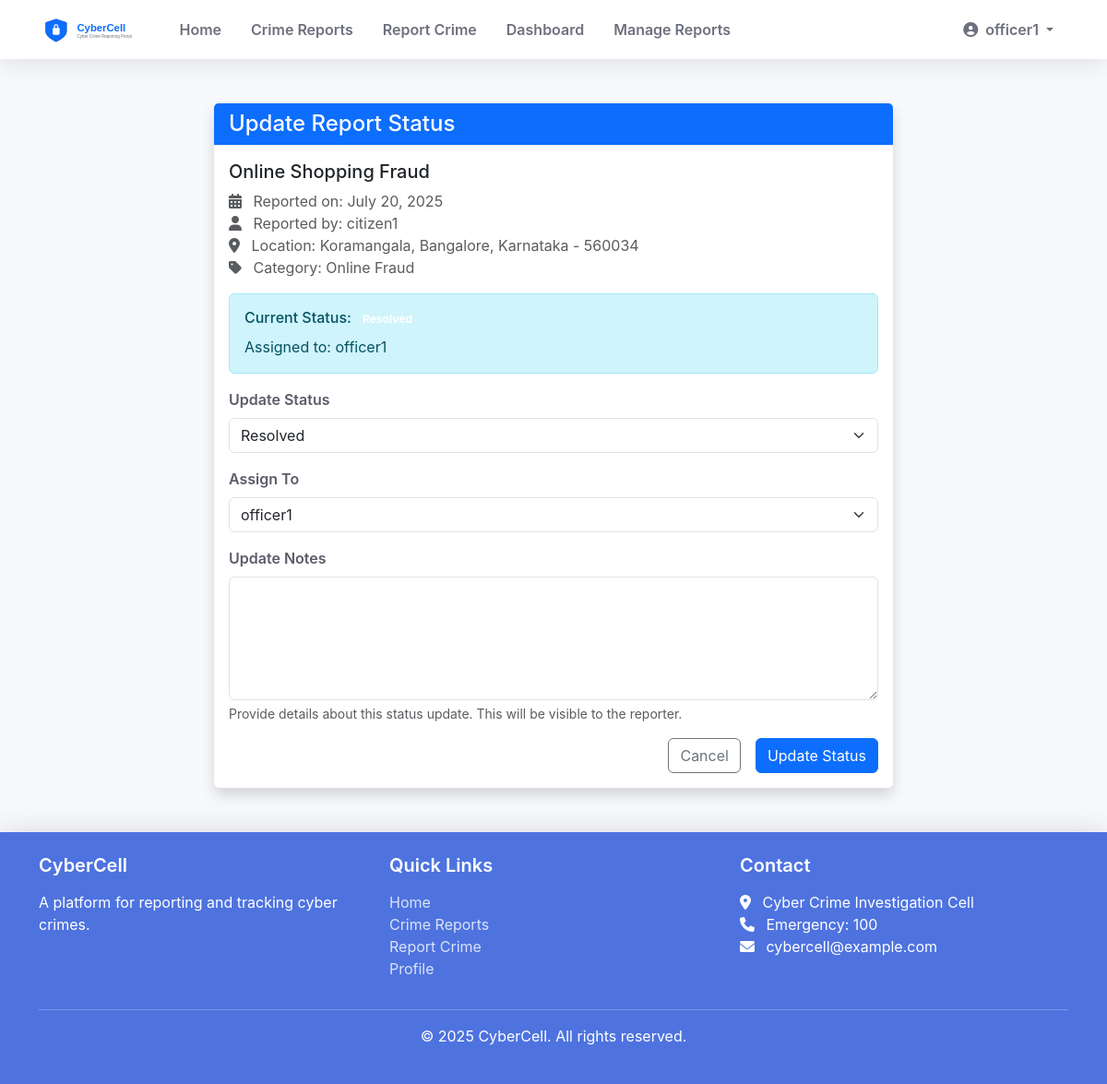
/update-report/3/ (signed in), run on the app's committed database.
### crime_report/models.py (models this page shows, shortened)
class CrimeReport(models.Model):
    STATUS_CHOICES = (
        ('pending', 'Pending'),
        ('investigating', 'Under Investigation'),
        ('resolved', 'Resolved'),
        ('closed', 'Closed'),
    )
    title = models.CharField(max_length=200)
    description = models.TextField()
    date_of_crime = models.DateField()
    time_of_crime = models.TimeField(null=True, blank=True)
    location = models.ForeignKey(Location, on_delete=models.CASCADE)
    category = models.ForeignKey(CrimeCategory, on_delete=models.CASCADE)
    reported_by = models.ForeignKey(User, on_delete=models.CASCADE, related_name='reported_crimes')
    reported_on = models.DateTimeField(default=timezone.now)
    status = models.CharField(max_length=20, choices=STATUS_CHOICES, default='pending')
    evidence_file = models.FileField(
        upload_to='evidence/',
        null=True,
        blank=True,
        validators=[validate_file_extension, validate_file_size, validate_file_content]
    )
    assigned_to = models.ForeignKey(
        User,
        on_delete=models.SET_NULL,
        null=True,
        blank=True,
        related_name='assigned_crimes',
        limit_choices_to={'profile__user_type__in': ['police', 'admin']}
    )
    def can_update_status(self, user):
        """Check if user can update the status"""
        return user.profile.user_type in ['police', 'admin']
    class Meta:
        ordering = ['-reported_on']
        permissions = [
            ("can_assign_cases", "Can assign cases to officers"),
            ("can_update_status", "Can update case status"),
            ("can_view_all_cases", "Can view all cases"),
        ]

class Location(models.Model):
    city = models.CharField(max_length=100)
    state = models.CharField(max_length=100)
    area = models.CharField(max_length=100)
    pincode = models.CharField(
        max_length=10,
        validators=[RegexValidator(
            regex=r'^\d{6}$',
            message='Pincode must be 6 digits'
        )]
    )
    def __str__(self):
        return f"{self.area}, {self.city}, {self.state} - {self.pincode}"
    class Meta:
        ordering = ['state', 'city', 'area']
        unique_together = ['city', 'state', 'area', 'pincode']

class CrimeCategory(models.Model):
    name = models.CharField(max_length=100, unique=True)
    description = models.TextField(blank=True, null=True)
    class Meta:
        verbose_name_plural = "Crime Categories"
        ordering = ['name']

### crime_report/views.py (the view)
# urls.py: path('update-report/<int:pk>/', views.update_report_status, name='update_report_status'),
@login_required
@police_or_admin_required
def update_report_status(request, pk):
    crime = get_object_or_404(CrimeReport, pk=pk)
    update_only = request.GET.get('update_only') == 'true'
    if request.method == 'POST':
        with transaction.atomic():
            if update_only:
                update_form = CrimeUpdateForm(request.POST)
                if update_form.is_valid():
                    update = update_form.save(commit=False)
                    update.crime_report = crime
                    update.updated_by = request.user
                    update.save()
                    messages.success(request, 'Case update added successfully!')
                    return redirect('crime_detail', pk=pk)
            else:
                status_form = CrimeStatusUpdateForm(request.POST, instance=crime)
                update_form = CrimeUpdateForm(request.POST)
                if status_form.is_valid() and update_form.is_valid():
                    status_form.save()
                    update = update_form.save(commit=False)
                    update.crime_report = crime
                    update.updated_by = request.user
                    update.save()
                    messages.success(request, 'Report status and update added successfully!')
                    return redirect('crime_detail', pk=pk)
    else:
        status_form = CrimeStatusUpdateForm(instance=crime)
        update_form = CrimeUpdateForm()
    context = {
        'crime': crime,
        'status_form': status_form,
        'update_form': update_form,
        'update_only': update_only
    }
    return render(request, 'crime_report/update_report_status.html', context)

### crime_report/forms.py (shortened to what this page needs)
class CrimeStatusUpdateForm(forms.ModelForm):
    class Meta:
        model = CrimeReport
        fields = ('status', 'assigned_to')
        widgets = {
            'status': forms.Select(attrs={'class': 'form-control'}),
            'assigned_to': forms.Select(attrs={'class': 'form-control'}),
        }
    def __init__(self, *args, **kwargs):
        super().__init__(*args, **kwargs)
        self.fields['assigned_to'].queryset = User.objects.filter(
            profile__user_type__in=['police', 'admin']
        )

class CrimeUpdateForm(forms.ModelForm):
    class Meta:
        model = CrimeUpdate
        fields = ('update_text',)
        widgets = {
            'update_text': forms.Textarea(attrs={'class': 'form-control', 'rows': 3}),
        }

### templates/crime_report/update_report_status.html (shortened to what this page needs)
{% extends 'crime_report/base.html' %}
{% block content %}
<div class="container py-5">
    <div class="row">
        <div class="col-md-8 mx-auto">
            <div class="card shadow">
                <div class="card-header bg-primary text-white">
                    <h4 class="mb-0">Update Report Status</h4>
                </div>
                <div class="card-body">
                    <h5 class="card-title">{{ crime.title }}</h5>
                    <p class="text-muted">
                        <i class="fas fa-calendar-alt me-2"></i> Reported on: {{ crime.reported_on|date:"F d, Y" }}<br>
                        <i class="fas fa-user me-2"></i> Reported by: {{ crime.reported_by.username }}<br>
                        <i class="fas fa-map-marker-alt me-2"></i> Location: {{ crime.location }}<br>
                        <i class="fas fa-tag me-2"></i> Category: {{ crime.category.name }}
                    </p>
                    <div class="alert alert-info">
                        <h6 class="alert-heading">Current Status: <span class="badge bg-{{ crime.status|lower }}">{{ crime.get_status_display }}</span></h6>
                        {% if crime.assigned_to %}
                            <p class="mb-0">Assigned to: {{ crime.assigned_to.username }}</p>
                        {% else %}
                            <p class="mb-0">Not assigned to any officer</p>
                        {% endif %}
                    </div>
                    <form method="post">
                        <div class="mb-3">
                            <label for="id_status" class="form-label">Update Status</label>
                            {{ status_form.status|safe }}
                        </div>
                        <div class="mb-3">
                            <label for="id_assigned_to" class="form-label">Assign To</label>
                            {{ status_form.assigned_to|safe }}
                        </div>
                        <div class="mb-3">
                            <label for="id_update_text" class="form-label">Update Notes</label>
                            {{ update_form.update_text|safe }}
                            <div class="form-text">Provide details about this status update. This will be visible to the reporter.</div>
                        </div>
                        <div class="d-grid gap-2 d-md-flex justify-content-md-end">
                            <a href="{% url 'crime_detail' crime.pk %}" class="btn btn-outline-secondary me-md-2">Cancel</a>
                            <button type="submit" class="btn btn-primary">Update Status</button>
                        </div>
                    </form>
                </div>
            </div>
        </div>
    </div>
</div>
{% endblock %}

### templates/crime_report/base.html (shortened to what this page needs)
<!DOCTYPE html>
<html lang="en">
<head>
    {% load static %}
    <link href="https://cdn.jsdelivr.net/npm/bootstrap@5.3.0-alpha1/dist/css/bootstrap.min.css" rel="stylesheet">
    <link rel="stylesheet" href="https://cdnjs.cloudflare.com/ajax/libs/font-awesome/6.0.0/css/all.min.css">
    <link rel="stylesheet" href="{% static 'css/style.css' %}">
</head>
<body>
    <nav class="navbar navbar-expand-lg navbar-custom">
        <div class="container">
            <a class="navbar-brand" href="{% url 'home' %}">
                <img src="{% static 'img/logo.svg' %}" alt="CyberCell Logo" height="30" class="d-inline-block align-top me-2">
            </a>
            <div class="collapse navbar-collapse" id="navbarNav">
                <ul class="navbar-nav me-auto">
                    <li class="nav-item">
                        <a class="nav-link" href="{% url 'home' %}">Home</a>
                    </li>
                    <li class="nav-item">
                        <a class="nav-link" href="{% url 'crime_list' %}">Crime Reports</a>
                    </li>
                    {% if user.is_authenticated %}
                        <li class="nav-item">
                            <a class="nav-link" href="{% url 'report_crime' %}">Report Crime</a>
                        </li>
                        {% if user.profile.user_type == 'admin' or user.profile.user_type == 'police' %}
                            <li class="nav-item">
                                <a class="nav-link" href="{% url 'admin_dashboard' %}">Dashboard</a>
                            </li>
                            <li class="nav-item">
                                <a class="nav-link" href="{% url 'manage_reports' %}">Manage Reports</a>
                            </li>
                        {% endif %}
                    {% endif %}
                </ul>
                <ul class="navbar-nav">
                    {% if user.is_authenticated %}
                        <li class="nav-item dropdown">
                            <a class="nav-link dropdown-toggle" href="#" id="navbarDropdown" role="button" data-bs-toggle="dropdown">
                                <i class="fas fa-user-circle me-1"></i> {{ user.username }}
                            </a>
                        </li>
                    {% endif %}
                </ul>
            </div>
        </div>
    </nav>
    {% block content %}{% endblock %}
    <footer class="footer">
        <div class="container">
            <div class="row">
                <div class="col-md-4">
                    <h5>CyberCell</h5>
                    <p>A platform for reporting and tracking cyber crimes.</p>
                </div>
                <div class="col-md-4">
                    <h5>Quick Links</h5>
                    <ul class="list-unstyled">
                        <li><a href="{% url 'home' %}">Home</a></li>
                        <li><a href="{% url 'crime_list' %}">Crime Reports</a></li>
                        {% if user.is_authenticated %}
                            <li><a href="{% url 'report_crime' %}">Report Crime</a></li>
                            <li><a href="{% url 'profile' %}">Profile</a></li>
                        {% else %}
                            <li><a href="{% url 'login' %}">Login</a></li>
                            <li><a href="{% url 'register' %}">Register</a></li>
                        {% endif %}
                    </ul>
                </div>
                <div class="col-md-4">
                    <h5>Contact</h5>
                    <address>
                        <i class="fas fa-map-marker-alt me-2"></i> Cyber Crime Investigation Cell<br>
                        <i class="fas fa-phone me-2"></i> Emergency: 100<br>
                        <i class="fas fa-envelope me-2"></i> cybercell@example.com
                    </address>
                </div>
            </div>
            <hr class="bg-light">
            <div class="text-center">
                <p>&copy; {% now "Y" %} CyberCell. All rights reserved.</p>
            </div>
        </div>
    </footer>
    <link rel="stylesheet" href="https://cdn.jsdelivr.net/npm/flatpickr/dist/flatpickr.min.css">
</body>
</html>

### static/css/style.css (style rules this page uses)
:root { --primary-color: #4e73df; --secondary-color: #858796; --success-color: #1cc88a; --info-color: #36b9cc; --warning-color: #f6c23e; --danger-color: #e74a3b; --light-color: #f8f9fc; --dark-color: #5a5c69; }
body { font-family: 'Nunito', -apple-system, BlinkMacSystemFont, "Segoe UI", Roboto, "Helvetica Neue", Arial, sans-serif; background-color: #f8f9fc; }
.navbar-brand img { max-height: 40px; }
.navbar-custom { background-color: #fff; box-shadow: 0 0.15rem 1.75rem 0 rgba(58, 59, 69, 0.15); }
.navbar-custom .navbar-nav .nav-item .nav-link { color: #6e707e; padding: 0.75rem 1rem; font-weight: 600; transition: all 0.2s ease-in-out; }
.footer { background-color: var(--primary-color); color: white; box-shadow: 0 -0.15rem 1.75rem 0 rgba(58, 59, 69, 0.15); padding: 1.5rem 0; }
.footer h5 { font-weight: 600; margin-bottom: 1rem; }
.footer a { color: rgba(255, 255, 255, 0.8); text-decoration: none; transition: color 0.2s ease; }
.card { border: none; border-radius: 0.35rem; box-shadow: 0 0.15rem 1.75rem 0 rgba(58, 59, 69, 0.1); }
.card .card-header { background-color: #f8f9fc; border-bottom: 1px solid #e3e6f0; }
.form-label { font-weight: 600; color: var(--dark-color); }

### data on the page
CrimeReport: title "Online Shopping Fraud", reported_on "July 20, 2025", reported_by.username "citizen1", location "Koramangala, Bangalore, Karnataka - 560034", category.name "Online Fraud", status "Resolved", assigned_to.username "officer1", assigned_to "officer1"

### other printed values
{{ user.username }} "officer1"
